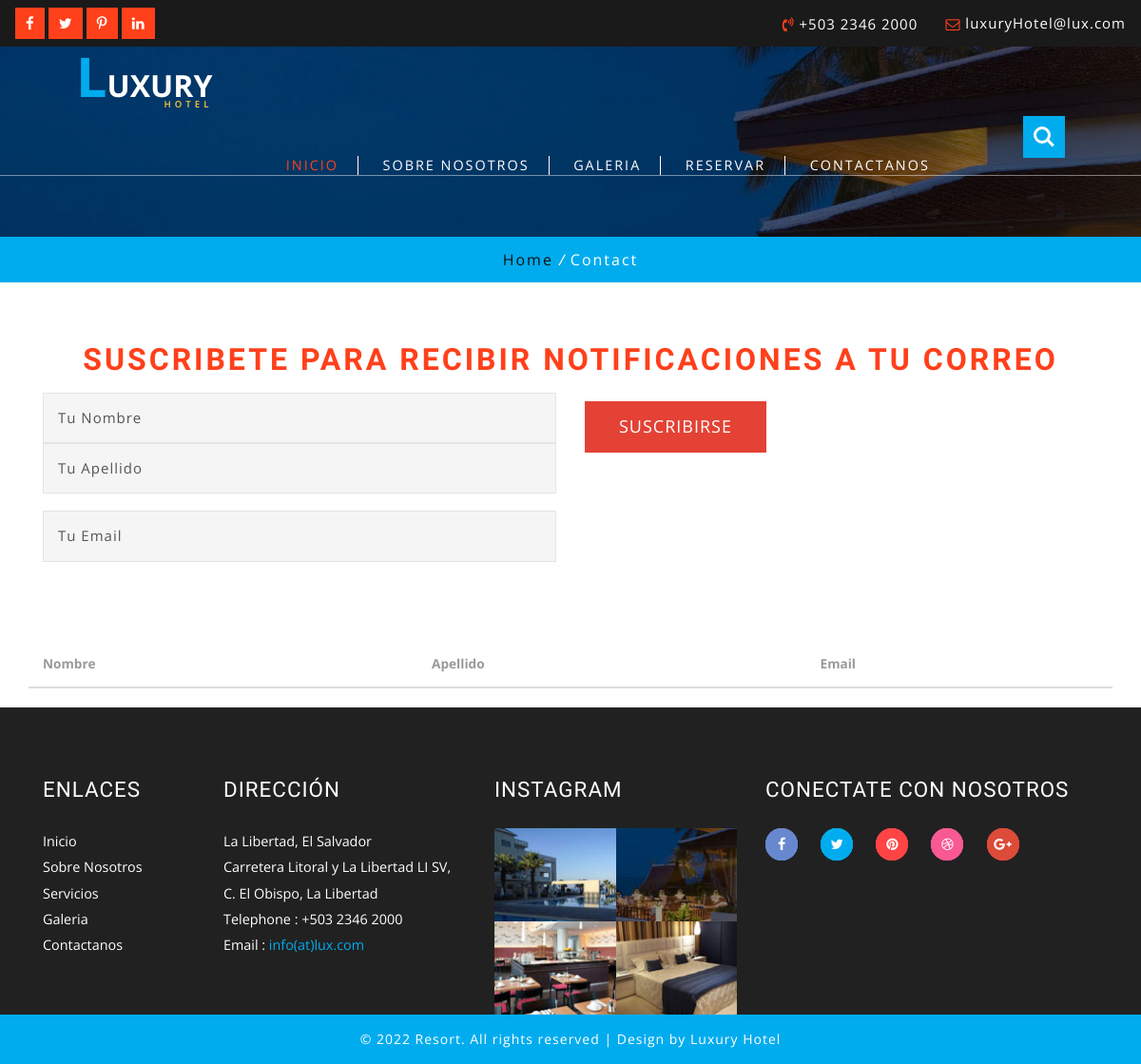
The app's page /hotel/suscripcion/, older data.
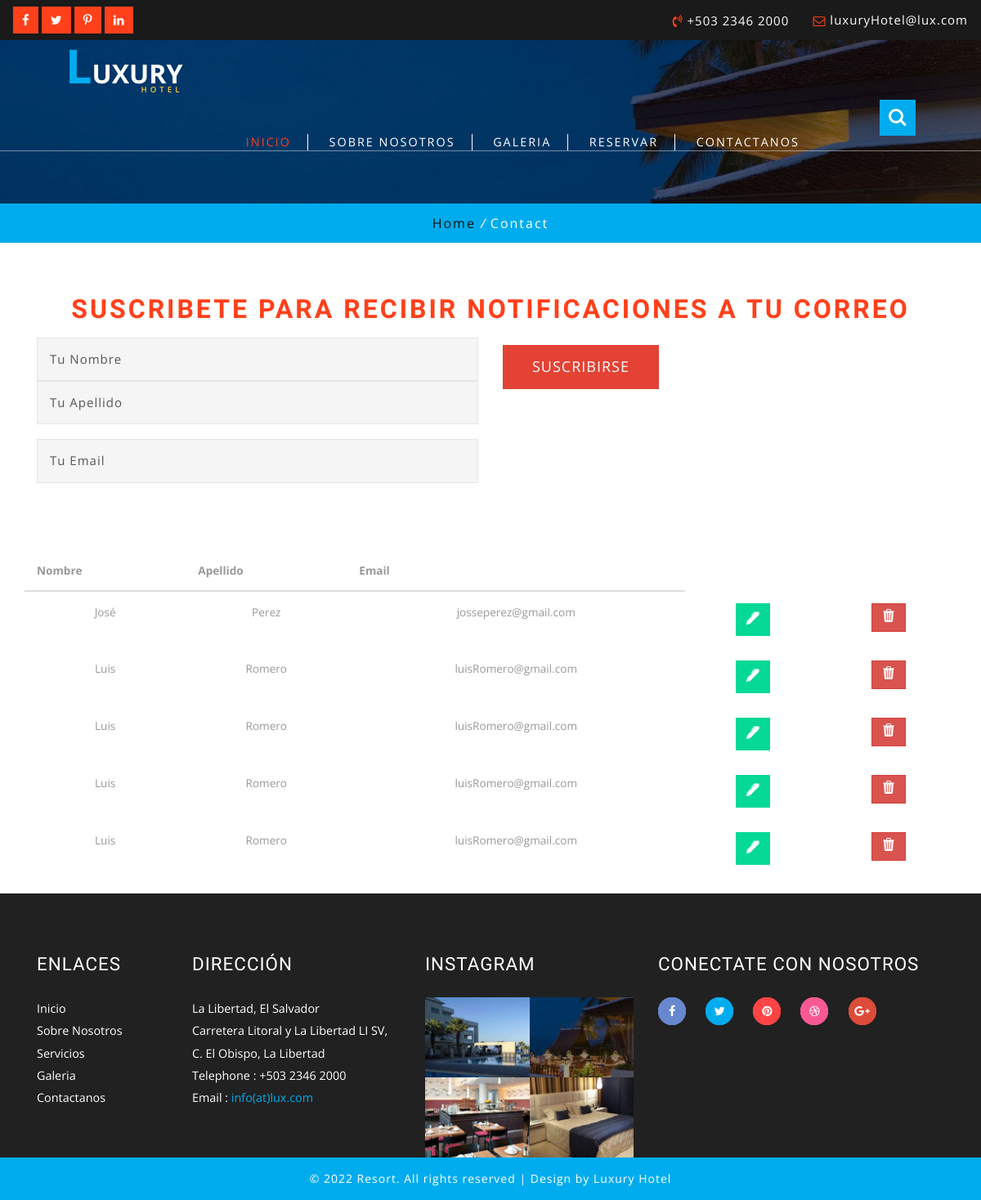
The same page, newer data.
### Hotel_app/models.py (models this page shows, shortened)
class tblsuscripciones(models.Model):##
    nombre = models.CharField(max_length=200)
    apellido = models.CharField(max_length=200)
    email = models.EmailField(max_length=254, null= True)

### Hotel_app/views.py (the view)
# urls.py: path('suscripcion/', adminsuscripciones),
def adminsuscripciones(request):
    listasus = tblsuscripciones.objects.all()
    return render(request, 'suscriptorescrud.html', {'suscriptor':listasus})

### Hotel_app/Templates/suscriptorescrud.html (shortened to what this page needs)
{%load static%}
<!DOCTYPE html>
<html>
<head>
<link href="{%static 'lib/web/css/bootstrap.css'%}" rel="stylesheet" type="text/css" media="all" />
<link rel="stylesheet" href="{%static 'lib/web/css/flexslider.css'%}" type="text/css" media="screen" property="" />
<link rel="stylesheet" type="text/css" href="{%static 'lib/web/css/zoomslider.css'%}" />
<link rel="stylesheet" type="text/css" href="{%static 'lib/web/css/style.css'%}" />
<link href="{%static 'lib/web/css/font-awesome.css'%}" rel="stylesheet">
</head>
<body>
  <div class="w3layouts-top-strip">
			<div class="top-srip-agileinfo">
				<div class="w3ls-social-icons text-left">
					<a class="facebook" href="#"><i class="fa fa-facebook"></i></a>
					<a class="twitter" href="#"><i class="fa fa-twitter"></i></a>
					<a class="pinterest" href="#"><i class="fa fa-pinterest-p"></i></a>
					<a class="linkedin" href="#"><i class="fa fa-linkedin"></i></a>
				</div>
				<div class="agileits-contact-info text-right">
					<ul>
						<li><i class="fa fa-volume-control-phone" aria-hidden="true"></i> +503 2346 2000</li>
						<li><i class="fa fa-envelope-o" aria-hidden="true"></i> <a href="mailto:luxuryHotel@lux.com">luxuryHotel@lux.com</a></li>
					</ul>
				</div>
				<div class="clearfix"></div>
			</div>
		</div>
	<div id="demo-1" class="banner-inner">
        {%include 'header.html'%}
		</div>
		 </div>
	<div class="w3_breadcrumb">
	<div class="breadcrumb-inner">
			<ul>
				<li><a href="http://127.0.0.1:8000/hotel/index/">Home</a> <i>/</i></li>
				<li>Contact</li>
			</ul>
		</div>
	</div>
				  <div class="w3_content_agilleinfo_inner">
					    <div class="container">
							<div class="inner-agile-w3l-part-head">
					           <h2 class="w3l-inner-h-title">Suscribete para recibir notificaciones a tu correo</h2>
							</div>
									<div class="w3_mail_grids">
										<form action="/hotel/addsuscriptor/" method="post"> {% csrf_token %}
											<div class="col-md-6 w3_agile_mail_grid">
													<input type="text" name="inputnombre" id="inputnombre" placeholder="Tu Nombre"  required="">
													<input type="text" name="inputapellido" id="inputapellido" placeholder="Tu Apellido" required="">
													<input type="email" name="inputemail" id="inputemail" placeholder="Tu Email" required="">
											</div>
											<div class="col-md-6 w3_agile_mail_grid">
												<input type="submit" value="Suscribirse">
											</div>
											<div class="clearfix"> </div>
										</form>
							</div>
					   </div>
				  </div>
			<div class="container text-center">
				<div class="col-6">
					<table class="table">
						<thead class="thead-dark">
							<tr>
								<th scope="col">Nombre</th>
								<th scope="col">Apellido</th>
								<th scope="col">Email</th>
							</tr>
						</thead>
						<tbody>
							{%for sus in suscriptor%}
							<tr>
								<td>{{sus.nombre}}</td>
								<td>{{sus.apellido}}</td>
								<td>{{sus.email}}</td>
								<td><a href="/hotel/editsuscriptor/{{sus.id}}" class="btn btn-warning">
								</a>
								</td>
								<td><a href= "/hotel/delsuscriptor/{{sus.id}}" class="btn btn-danger">
								</a>
								</td>
							</tr>
							{%endfor%}
						</tbody>
					</table>
				</div>
			</div>
	{%include 'footer.html'%}
</body>
</html>

Row changes from the older to the newer data that the page shows:
added tblsuscripciones: nombre "José", apellido "Perez", email "josseperez@gmail.com"
added tblsuscripciones: nombre "Luis", apellido "Romero", email "luisRomero@gmail.com"
added tblsuscripciones: nombre "Luis", apellido "Romero", email "luisRomero@gmail.com"
added tblsuscripciones: nombre "Luis", apellido "Romero", email "luisRomero@gmail.com"
added tblsuscripciones: nombre "Luis", apellido "Romero", email "luisRomero@gmail.com"
